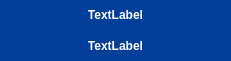
<?xml version="1.0" encoding="UTF-8"?>
<ui version="4.0">
 <class>ScheduleCell</class>
 <widget class="QWidget" name="ScheduleCell">
  <property name="geometry">
   <rect>
    <x>0</x>
    <y>0</y>
    <width>231</width>
    <height>61</height>
   </rect>
  </property>
  <property name="windowTitle">
   <string>Form</string>
  </property>
  <property name="styleSheet">
   <string notr="true">border-radius: 10px;
background-color: rgb(0, 62, 154);</string>
  </property>
  <widget class="QFrame" name="mainFrame">
   <property name="geometry">
    <rect>
     <x>0</x>
     <y>0</y>
     <width>231</width>
     <height>61</height>
    </rect>
   </property>
   <property name="styleSheet">
    <string notr="true">border-radius: 10px;
background-color: rgb(0, 62, 154);</string>
   </property>
   <property name="frameShape">
    <enum>QFrame::Shape::StyledPanel</enum>
   </property>
   <property name="frameShadow">
    <enum>QFrame::Shadow::Raised</enum>
   </property>
   <widget class="QLabel" name="title">
    <property name="geometry">
     <rect>
      <x>10</x>
      <y>-1</y>
      <width>211</width>
      <height>31</height>
     </rect>
    </property>
    <property name="font">
     <font>
      <bold>true</bold>
     </font>
    </property>
    <property name="styleSheet">
     <string notr="true">color:white;</string>
    </property>
    <property name="text">
     <string>TextLabel</string>
    </property>
    <property name="alignment">
     <set>Qt::AlignmentFlag::AlignCenter</set>
    </property>
   </widget>
   <widget class="QLabel" name="patient">
    <property name="geometry">
     <rect>
      <x>10</x>
      <y>30</y>
      <width>211</width>
      <height>31</height>
     </rect>
    </property>
    <property name="font">
     <font>
      <bold>true</bold>
     </font>
    </property>
    <property name="styleSheet">
     <string notr="true">color:white;</string>
    </property>
    <property name="text">
     <string>TextLabel</string>
    </property>
    <property name="alignment">
     <set>Qt::AlignmentFlag::AlignCenter</set>
    </property>
   </widget>
  </widget>
 </widget>
 <resources/>
 <connections/>
</ui>
